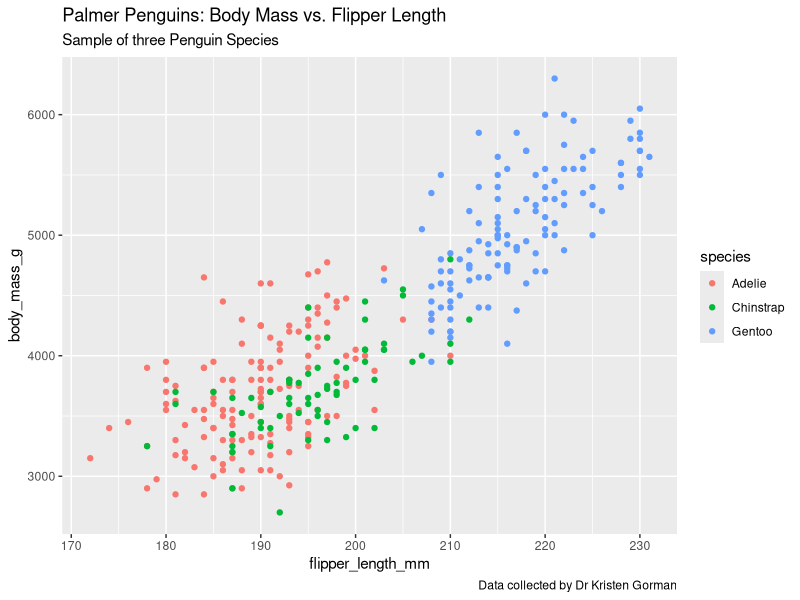
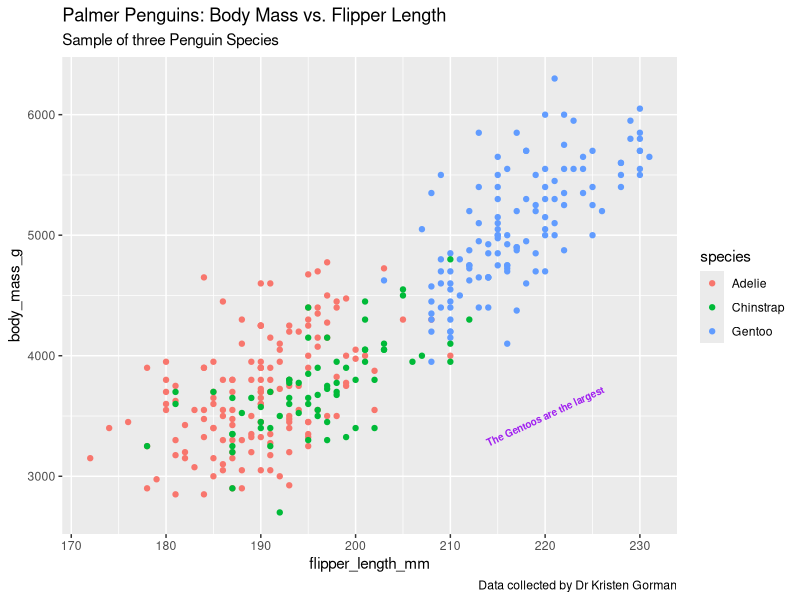
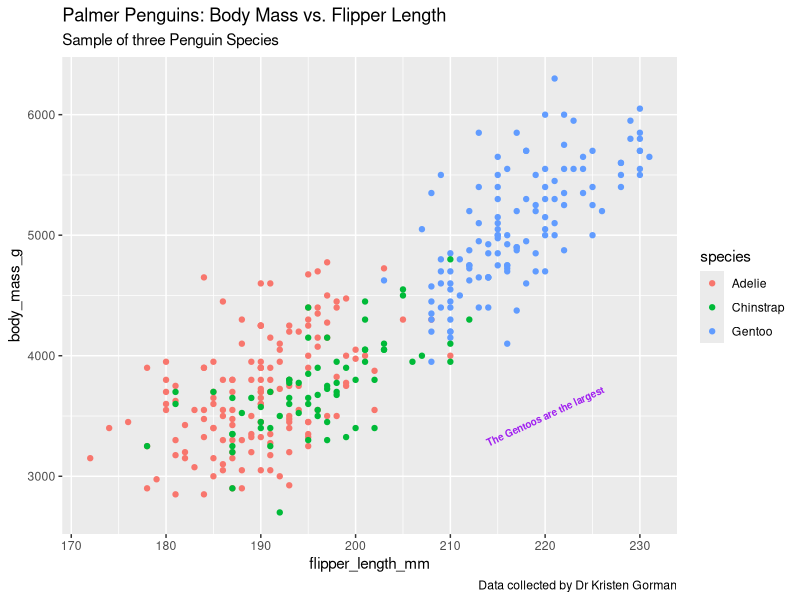
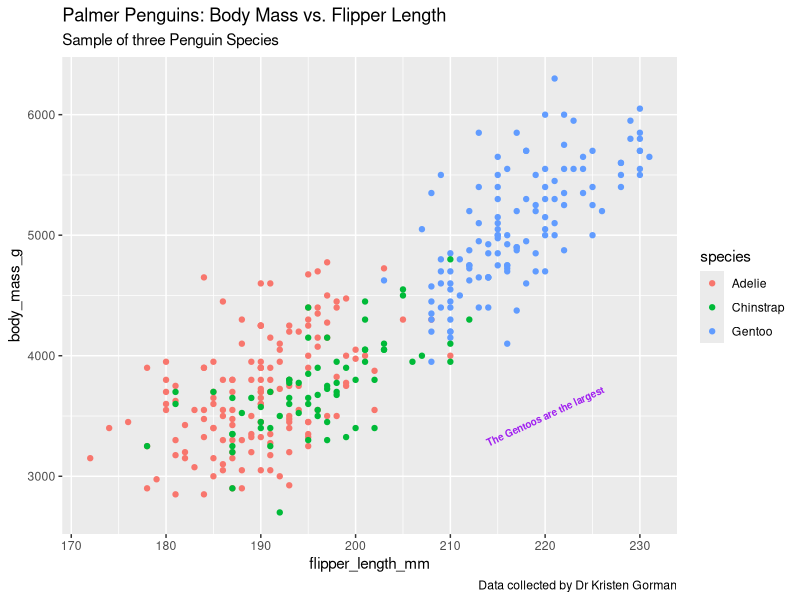

The R source for these figures, in order:
install.packages("tidyverse")
install.packages("ggplot2")
install.packages("palmerpenguins")

library(ggplot2)
library(palmerpenguins)

ggplot(data = penguins) + 
  geom_point(mapping = aes(x = flipper_length_mm, y = body_mass_g, color = species)) + 
  labs(title = "Palmer Penguins: Body Mass vs. Flipper Length", subtitle = "Sample of three Penguin Species", caption = "Data collected by Dr Kristen Gorman")

ggplot(data = penguins) + 
  geom_point(mapping = aes(x = flipper_length_mm, y = body_mass_g, color = species)) + 
  labs(title = "Palmer Penguins: Body Mass vs. Flipper Length", subtitle = "Sample of three Penguin Species", caption = "Data collected by Dr Kristen Gorman") +
  annotate("text", x = 220, y = 3500, label = "The Gentoos are the largest", color = "purple", fontface = "bold", size = 2.5, angle = 25)

p <- ggplot(data = penguins) + 
  geom_point(mapping = aes(x = flipper_length_mm, y = body_mass_g, color = species)) + 
  labs(title = "Palmer Penguins: Body Mass vs. Flipper Length", subtitle = "Sample of three Penguin Species", caption = "Data collected by Dr Kristen Gorman")

p +
  annotate("text", x = 220, y = 3500, label = "The Gentoos are the largest", color = "purple", fontface = "bold", size = 2.5, angle = 25)

ggsave("Three Penguin Species.png")
